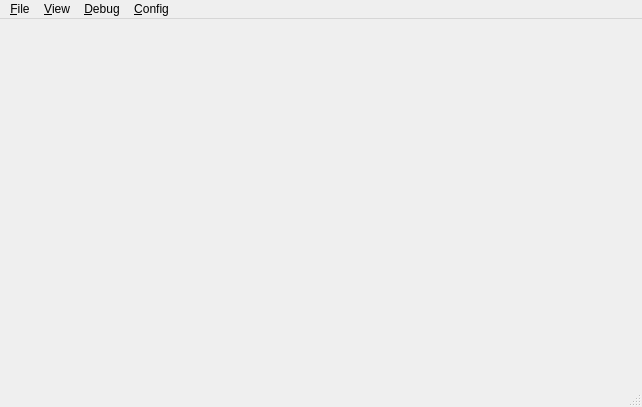
<?xml version="1.0" encoding="UTF-8"?>
<ui version="4.0">
 <class>MainWindow</class>
 <widget class="QMainWindow" name="MainWindow">
  <property name="geometry">
   <rect>
    <x>0</x>
    <y>0</y>
    <width>642</width>
    <height>407</height>
   </rect>
  </property>
  <property name="windowTitle">
   <string>MainWindow</string>
  </property>
  <widget class="QWidget" name="centralwidget">
   <property name="enabled">
    <bool>true</bool>
   </property>
   <layout class="QVBoxLayout" name="verticalLayout">
    <item>
     <widget class="ToolWindowManager" name="toolWindowManager" native="true"/>
    </item>
   </layout>
  </widget>
  <widget class="QMenuBar" name="menubar">
   <property name="geometry">
    <rect>
     <x>0</x>
     <y>0</y>
     <width>642</width>
     <height>20</height>
    </rect>
   </property>
   <widget class="QMenu" name="menuFile">
    <property name="title">
     <string>&amp;File</string>
    </property>
    <widget class="QMenu" name="menu_recent_projects">
     <property name="title">
      <string>Recent Projects</string>
     </property>
    </widget>
    <addaction name="debug_file"/>
    <addaction name="open_binary_file"/>
    <addaction name="actionOpen"/>
    <addaction name="actionReloadCurrentFile"/>
    <addaction name="separator"/>
    <addaction name="menu_recent_projects"/>
   </widget>
   <widget class="QMenu" name="menuDebug">
    <property name="title">
     <string>&amp;Debug</string>
    </property>
    <widget class="QMenu" name="menuViews">
     <property name="title">
      <string>Views</string>
     </property>
     <addaction name="actionMemoryView"/>
     <addaction name="actionRegisterView"/>
    </widget>
    <addaction name="menuViews"/>
    <addaction name="actionBreak"/>
    <addaction name="actionStart"/>
    <addaction name="actionStop"/>
    <addaction name="actionStep_In"/>
    <addaction name="actionStep_Over"/>
    <addaction name="actionToggleBreakpoint"/>
   </widget>
   <widget class="QMenu" name="menuConfig">
    <property name="title">
     <string>&amp;Config</string>
    </property>
    <addaction name="actionPreferences"/>
    <addaction name="actionAmiga_UAE"/>
   </widget>
   <widget class="QMenu" name="menuView">
    <property name="title">
     <string>&amp;View</string>
    </property>
    <addaction name="actionToggleSourceAsm"/>
   </widget>
   <addaction name="menuFile"/>
   <addaction name="menuView"/>
   <addaction name="menuDebug"/>
   <addaction name="menuConfig"/>
  </widget>
  <widget class="QStatusBar" name="statusbar"/>
  <action name="actionStart">
   <property name="text">
    <string>Start</string>
   </property>
   <property name="shortcut">
    <string>F5</string>
   </property>
  </action>
  <action name="actionStop">
   <property name="text">
    <string>Stop</string>
   </property>
   <property name="shortcut">
    <string>Shift+F5</string>
   </property>
  </action>
  <action name="actionStep_In">
   <property name="text">
    <string>Step In</string>
   </property>
   <property name="shortcut">
    <string>F11</string>
   </property>
  </action>
  <action name="actionStep_Over">
   <property name="text">
    <string>Step Over</string>
   </property>
   <property name="shortcut">
    <string>F10</string>
   </property>
  </action>
  <action name="actionToggleBreakpoint">
   <property name="text">
    <string>Toggle Breakpoint</string>
   </property>
   <property name="shortcut">
    <string>F9</string>
   </property>
  </action>
  <action name="actionOpen">
   <property name="text">
    <string>Open Source File...</string>
   </property>
   <property name="shortcut">
    <string>Ctrl+O</string>
   </property>
  </action>
  <action name="actionAmiga_UAE">
   <property name="text">
    <string>Amiga UAE...</string>
   </property>
  </action>
  <action name="debug_file">
   <property name="text">
    <string>Debug...</string>
   </property>
   <property name="shortcut">
    <string>Ctrl+D</string>
   </property>
  </action>
  <action name="actionBreak">
   <property name="text">
    <string>Break / Continue</string>
   </property>
   <property name="shortcut">
    <string>F4</string>
   </property>
  </action>
  <action name="actionToggleSourceAsm">
   <property name="text">
    <string>Toggle Source / Disassembly</string>
   </property>
   <property name="shortcut">
    <string>Space</string>
   </property>
  </action>
  <action name="actionReloadCurrentFile">
   <property name="text">
    <string>Reload current file</string>
   </property>
   <property name="shortcut">
    <string>Ctrl+R</string>
   </property>
  </action>
  <action name="actionRecent_files">
   <property name="text">
    <string>Recent files</string>
   </property>
  </action>
  <action name="actionMemoryView">
   <property name="text">
    <string>Memory View</string>
   </property>
  </action>
  <action name="actionRegisterView">
   <property name="text">
    <string>Register View</string>
   </property>
  </action>
  <action name="actionPreferences">
   <property name="text">
    <string>Preferences..</string>
   </property>
  </action>
  <action name="debug_exe_stop_at_main">
   <property name="text">
    <string>Debug Executable... (stop at main)</string>
   </property>
   <property name="shortcut">
    <string>Ctrl+Shift+D</string>
   </property>
  </action>
  <action name="open_binary_file">
   <property name="text">
    <string>Open Binary File...</string>
   </property>
   <property name="shortcut">
    <string>Ctrl+B</string>
   </property>
  </action>
 </widget>
 <customwidgets>
  <customwidget>
   <class>ToolWindowManager</class>
   <extends>QWidget</extends>
   <header>ToolWindowManager.h</header>
   <container>1</container>
  </customwidget>
 </customwidgets>
 <resources/>
 <connections/>
</ui>
